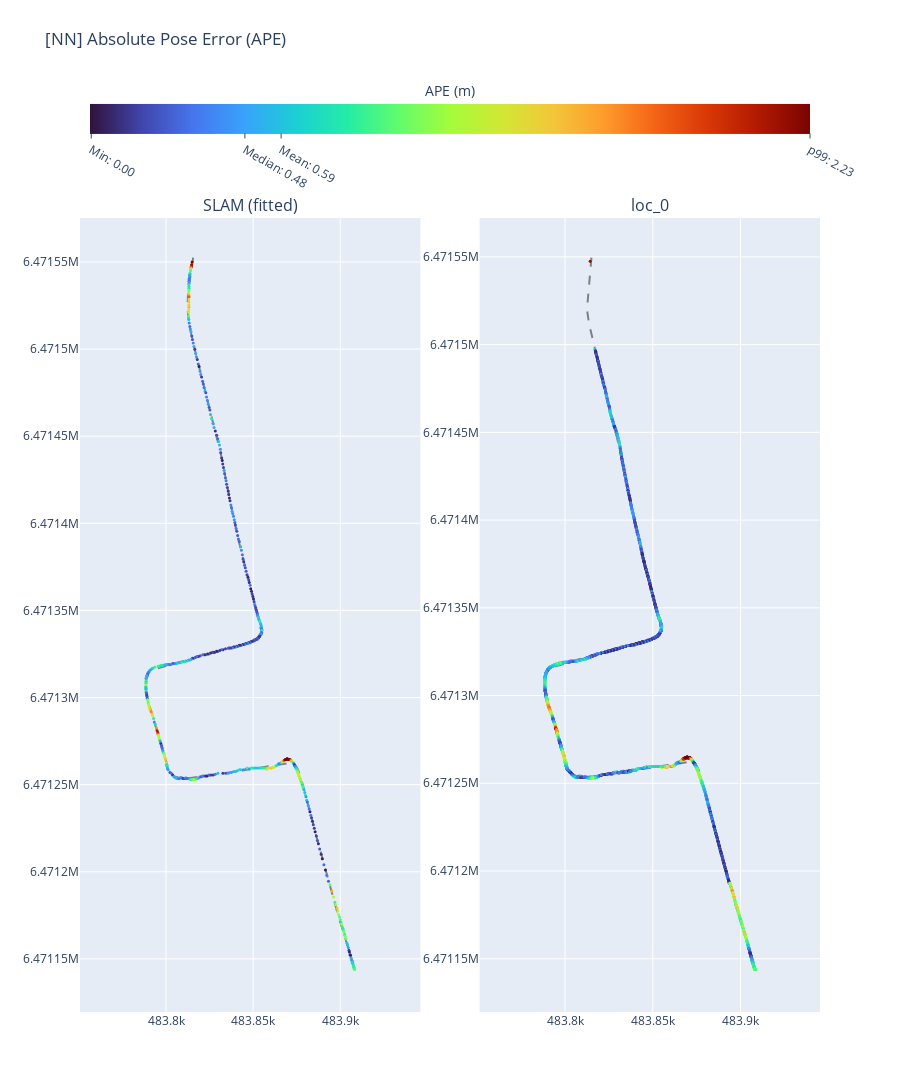

Notebook cell for this chart:
### Code cell
ape_fig = processor.create_ape_plot_all().show()

### Figure 1 — Plotly figure (JSON) as saved in the notebook; plotly's stock layout.template omitted (floating-point values rounded to 4 significant figures; data arrays with more than 128 entries replaced by an {"elided": "..."} marker saying what was removed)
{"data": [{"line": {"color": "gray", "dash": "dash"}, "name": "Ground Truth", "showlegend": false, "type": "scatter", "x": {"elided": "490 float values"}, "xaxis": "x", "y": {"elided": "490 float values"}, "yaxis": "y"}, {"marker": {"color": {"elided": "490 float values"}, "coloraxis": "coloraxis", "size": 3}, "mode": "markers", "name": "Estimated", "showlegend": false, "text": {"elided": "490 float values"}, "type": "scatter", "x": {"elided": "490 float values"}, "xaxis": "x", "y": {"elided": "490 float values"}, "yaxis": "y"}, {"line": {"color": "gray", "dash": "dash"}, "name": "Ground Truth", "showlegend": false, "type": "scatter", "x": {"elided": "2892 float values"}, "xaxis": "x2", "y": {"elided": "2892 float values"}, "yaxis": "y2"}, {"marker": {"color": {"elided": "2808 float values"}, "coloraxis": "coloraxis", "size": 3}, "mode": "markers", "name": "Estimated", "showlegend": false, "text": {"elided": "2808 float values"}, "type": "scatter", "x": {"elided": "2808 float values"}, "xaxis": "x2", "y": {"elided": "2808 float values"}, "yaxis": "y2"}], "layout": {"annotations": [{"font": {"size": 16}, "showarrow": false, "text": "SLAM (fitted)", "x": 0.23, "xanchor": "center", "xref": "paper", "y": 1, "yanchor": "bottom", "yref": "paper"}, {"font": {"size": 16}, "showarrow": false, "text": "loc_0", "x": 0.77, "xanchor": "center", "xref": "paper", "y": 1, "yanchor": "bottom", "yref": "paper"}], "coloraxis": {"cmax": 2.225, "cmin": 0, "colorbar": {"orientation": "h", "tickmode": "array", "ticks": "outside", "ticktext": ["Min: 0.00", "Median: 0.48", "Mean: 0.59", "p99: 2.23"], "tickvals": [0.003879, 0.4787, 0.5907, 2.225], "title": {"side": "top", "text": "APE (m)"}}, "colorscale": [[0, "#30123b"], [0.07143, "#4145ab"], [0.1429, "#4675ed"], [0.2143, "#39a2fc"], [0.2857, "#1bcfd4"], [0.3571, "#24eca6"], [0.4286, "#61fc6c"], [0.5, "#a4fc3b"], [0.5714, "#d1e834"], [0.6429, "#f3c63a"], [0.7143, "#fe9b2d"], [0.7857, "#f36315"], [0.8571, "#d93806"], [0.9286, "#b11901"], [1, "#7a0402"]]}, "height": 1600, "title": {"text": "[NN] Absolute Pose Error (APE)"}, "xaxis": {"anchor": "y", "domain": [0, 0.46]}, "xaxis2": {"anchor": "y2", "domain": [0.54, 1]}, "yaxis": {"anchor": "x", "domain": [0, 1], "scaleanchor": "x", "scaleratio": 1}, "yaxis2": {"anchor": "x2", "domain": [0, 1], "scaleanchor": "x2", "scaleratio": 1}}}
